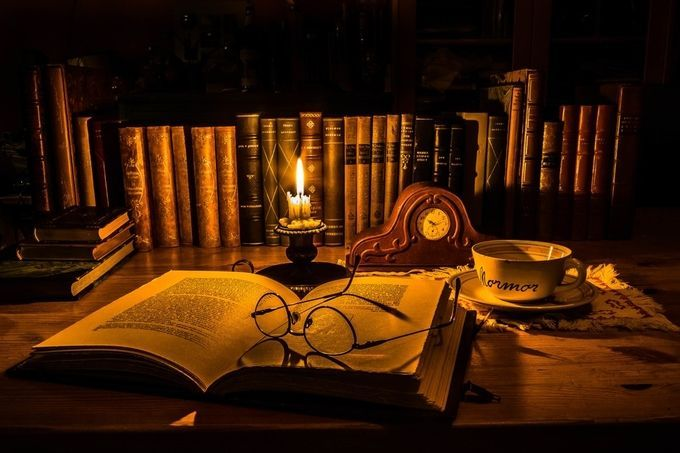
#> input picture Candlelight.jpeg, 680 x 453 px, found by its file name
$ python edge-distortion.py
#> lines starting #> are read from the running program, lines starting #| are printed output that depends on the picture
import cv2

img = cv2.imread('candlelight.jpeg')
#> img is the input picture: shape (453, 680, 3); mean B, G, R 7.1, 28.5, 59.8
edges = cv2.Canny(img, 100, 200)
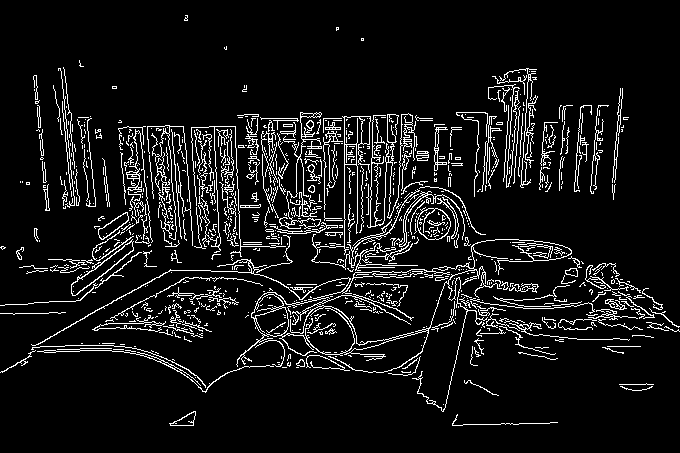
#> edges: shape (453, 680); 8.2% white in thin lines or dots

cv2.imshow('My Image', edges)

cv2.waitKey(0)
cv2.destroyAllWindows()
